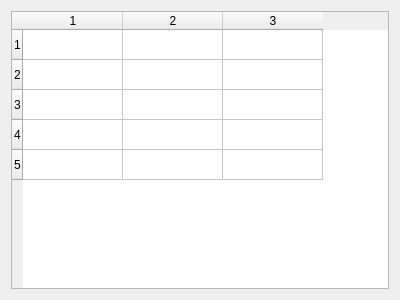
<?xml version="1.0" encoding="UTF-8"?>
<ui version="4.0">
 <class>TableEditWidget</class>
 <widget class="QWidget" name="TableEditWidget">
  <property name="geometry">
   <rect>
    <x>0</x>
    <y>0</y>
    <width>400</width>
    <height>300</height>
   </rect>
  </property>
  <property name="windowTitle">
   <string>TableEditWidget</string>
  </property>
  <layout class="QVBoxLayout" name="verticalLayout">
   <item>
    <widget class="QTableWidget" name="tableWidget">
     <property name="rowCount">
      <number>5</number>
     </property>
     <property name="columnCount">
      <number>3</number>
     </property>
     <attribute name="horizontalHeaderLabels">
      <stringlist>
       <string>Column 1</string>
       <string>Column 2</string>
       <string>Column 3</string>
      </stringlist>
     </attribute>
    </widget>
   </item>
  </layout>
 </widget>
 <resources/>
 <connections/>
</ui>
